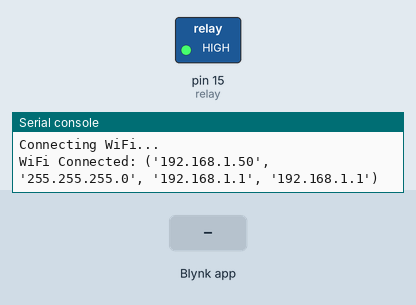
A program run on a simulated MicroPython board. Shown: switched loads named in the program (green lamp = pin HIGH), the last lines printed to the serial console. The inputs (shaded band) are chosen by the test bench. WiFi joins after 1.5 s; no MQTT or app messages arrive unless stated.

Above: at 3.2 s.
3.3 s: Blynk app writes 1 to V1
At 4.4 s:
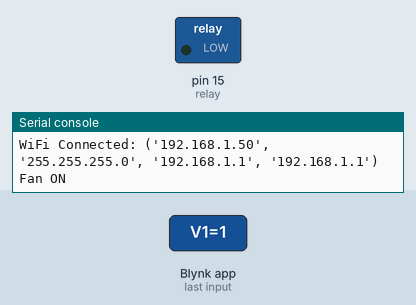
4.8 s: Blynk app writes 0 to V1
At 5.6 s:
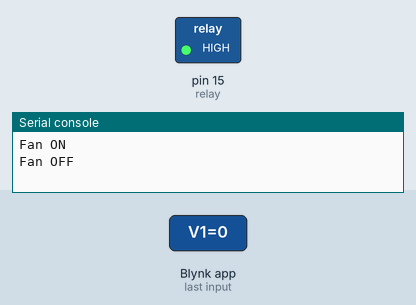
Timing chart, 0 to 7.8 s (numbered marks = the images above; inputs shaded):
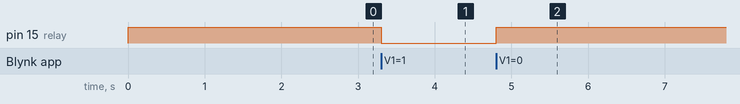

The program:

main.py
```python
import network
from machine import Pin
import BlynkLib
from time import sleep

# -------- WIFI DETAILS --------
wifissid = "ssid"
wifipass = "pass"

# -------- BLYNK AUTH --------
auth = "gmETsutWOUA"

# -------- RELAY --------
relay = Pin(15, Pin.OUT)
relay.value(1)   # Relay OFF (Active LOW)

# -------- WIFI CONNECT --------
wifi = network.WLAN(network.STA_IF)
wifi.active(True)
wifi.connect(wifissid, wifipass)

print("Connecting WiFi...")
while not wifi.isconnected():
    sleep(1)

print("WiFi Connected:", wifi.ifconfig())

# -------- BLYNK INIT --------
blynk = BlynkLib.Blynk(auth, insecure=True)

# -------- BUTTON ON V1 --------
@blynk.on("V1")
def v1_handler(value):
    state = int(value[0])

    if state == 1:
        relay.value(0)   # Relay ON
        print("Fan ON")
    else:
        relay.value(1)   # Relay OFF
        print("Fan OFF")

# -------- MAIN LOOP --------
while True:
    blynk.run()
```

Measured:
- after the input at 3.3 s, pin 15 (relay): HIGH → LOW at once
- after the input at 4.8 s, pin 15 (relay): LOW → HIGH at once
